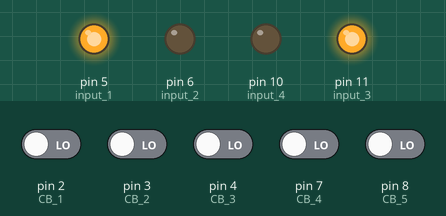
A sketch run on a simulated Arduino Uno, built with avr-gcc and run on an emulated ATmega328P. Shown: output pins drawn as LEDs (lit = HIGH). The test bench sets the inputs (shaded band); at power-on: pin 2 (CB_1), pin 3 (CB_2), pin 4 (CB_3), pin 7 (CB_4), pin 8 (CB_5) LOW.

Above: at 3.8 s.
3.9 s: pin 2 (CB_1) driven HIGH and pin 3 (CB_2) driven HIGH
At 4.7 s:
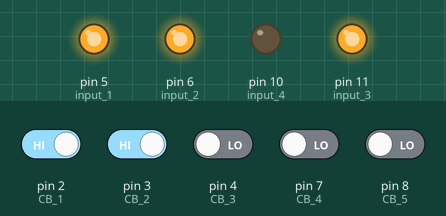
5.4 s: pin 3 (CB_2) driven LOW
At 5.9 s:
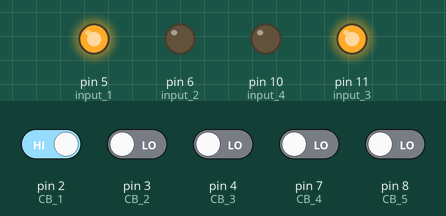
6.9 s: pin 3 (CB_2) driven HIGH
At 8.1 s:
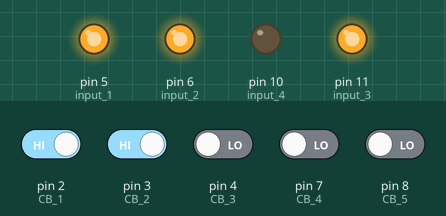
8.4 s: pin 2 (CB_1) driven LOW and pin 3 (CB_2) driven LOW and pin 4 (CB_3) driven HIGH and pin 7 (CB_4) driven HIGH and pin 8 (CB_5) driven HIGH
At 9.4 s:
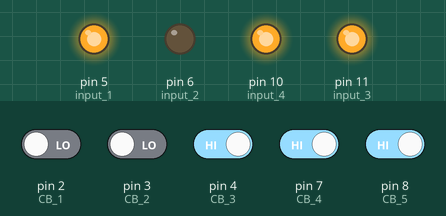
Timing chart, 0 to 10.9 s (numbered marks = the images above; inputs shaded):
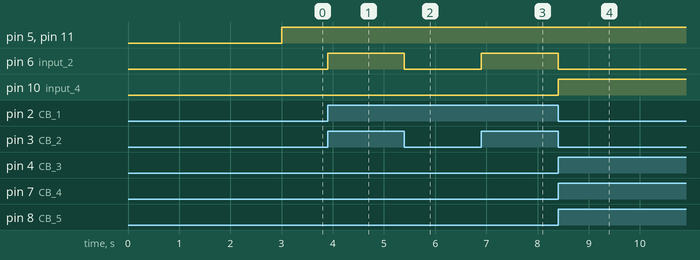

The sketch:

BDDQ.ino
```cpp
#define input_1 5
#define input_2 6
#define input_3 11
#define input_4 10
#define CB_1 2
#define CB_2 3
#define CB_3 4
#define CB_4 7
#define CB_5 8


void setup()
{
  pinMode (input_1, OUTPUT);
  pinMode (input_2, OUTPUT);
  pinMode (input_3, OUTPUT);
  pinMode (input_4, OUTPUT);
  pinMode (CB_4, INPUT);
  pinMode (CB_5, INPUT);
  pinMode (CB_1, INPUT);
  pinMode (CB_2, INPUT);
  pinMode (CB_3, INPUT);
}


//void chay(u8 trai, u8 phai) {
//  analogWrite (input_1, phai);
//  digitalWrite (input_2, 0);
//  analogWrite  (input_3, trai);
//  digitalWrite (input_4, 0);
//}
void chay_thang(){


  digitalWrite (input_1, 1);
  digitalWrite (input_2, 0);
  digitalWrite (input_3, 1);
  digitalWrite (input_4, 0);
}
void chay_phai(){


  digitalWrite (input_1, 1);
  digitalWrite (input_2, 0);
  digitalWrite (input_3, 1);
  digitalWrite (input_4, 1);
}
void chay_trai(){


  digitalWrite (input_1, 1);
  digitalWrite (input_2, 1);
  digitalWrite (input_3, 1);
  digitalWrite (input_4, 0);
}


/************************************************************************

     FUNCTION: DIEU KHIEN DO LINE
 *   *   INPUT:  + CAM BIEN
     +   OUTPUT: XUAT CHAN DIEU KHIẺN

 *************************************************************************/

void do_line ()
{
  u8 CB1, CB2, CB3, CB4, CB5;

  CB1 = digitalRead(CB_1);
  CB2 = digitalRead(CB_2);
  CB3 = digitalRead(CB_3);
  CB4 = digitalRead(CB_4);
  CB5 = digitalRead(CB_5);


  if (CB1 == 1 && CB2 == 1 && CB3 == 0 && CB4 == 1 && CB5 == 1  )                //chay thang
    chay_thang();
  if (CB1 == 1 && CB2 == 0 && CB3 == 0 && CB4 == 0 && CB5 == 1 )
    chay_thang();
  if (CB1 == 0 && CB2 == 0 && CB3 == 0 && CB4 == 0 && CB5 == 0 )
    chay_thang();
  if (CB1 == 0 && CB2 == 0 && CB3 == 0 && CB4 == 0 && CB5 == 1 )
    chay_thang();
  if (CB1 == 1 && CB2 == 0 && CB3 == 0 && CB4 == 0 && CB5 == 0 )
    chay_thang();
  if (CB1 == 0 && CB2 == 0 && CB3 == 1 && CB4 == 0 && CB5 == 0 )
    chay_thang();

  /*****************************************************************************************
      CAM BIEN LECH VE BEN trai
   ********************************************************************************************/


  if (CB1 == 0 && CB2 == 0 && CB3 == 0 && CB4 == 1 && CB5 == 1 ) {
       chay_phai();

  }
  if (CB1 == 0 && CB2 == 0 && CB3 == 1 && CB4 == 1 && CB5 == 1 ) {
       chay_phai();

  }
  if (CB1 ==0 && CB2 == 1 && CB3 == 1 && CB4 ==1 && CB5 ==1  ) {
       chay_phai();

  }
  if (CB1 == 1 && CB2 ==0 && CB3 == 1 && CB4 == 1 && CB5 ==1  ) {
       chay_phai();

  }
  if (CB1 == 1 && CB2 == 0 && CB3 == 0 && CB4 == 1 && CB5 == 1  ) {
       chay_phai();

  }
  /***********************************************************************************************
              CAM BIEN NHAN VE Ben trai
   *********************************************************************************************/


  if (CB1 == 1 && CB2 == 1 && CB3 == 0 && CB4 ==0 && CB5 == 0 ) {
       chay_trai();

  }
  if (CB1 == 1 && CB2 ==1 && CB3 == 1 && CB4 == 0 && CB5 == 0 ) {
       chay_trai();

  }
  if (CB1 == 1 && CB2 == 1 && CB3 == 1 && CB4 ==1 && CB5 == 0 ) {
       chay_trai();

  }
  if (CB1 == 1 && CB2 == 1 && CB3 ==1 && CB4 ==0 && CB5 == 1  ) {
       chay_trai();

  }
  if (CB1 ==1 && CB2 == 1&& CB3 == 0 && CB4 ==0 && CB5 == 1  ) {
       chay_trai();
  }
}
/******************************************************************************************************************

 *******************************************************************************************************************/
void loop() {
  delay(3000);
  while (1)
    do_line();
}
```

Measured:
- after the input at 3.9 s, pin 6 (input_2): LOW → HIGH at once
- after the input at 5.4 s, pin 6 (input_2): HIGH → LOW at once
- after the input at 6.9 s, pin 6 (input_2): LOW → HIGH at once
- after the input at 8.4 s, pin 6 (input_2): HIGH → LOW at once; pin 10 (input_4): LOW → HIGH at once
